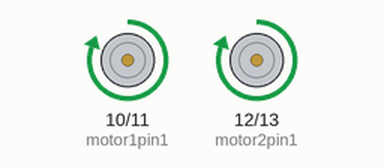
Simulated run of this sketch. Board: Arduino Uno, built with avr-gcc and run on an emulated ATmega328P. On the bench: motor-driver pin pairs drawn as motors (green arrow = first pin HIGH = forward, orange = second pin HIGH = backward, longer = more drive, scaled by the enable pin).

Above: at 1.2 s.
At 3.7 s:
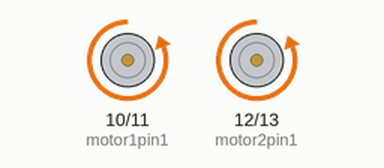
At 6.2 s:
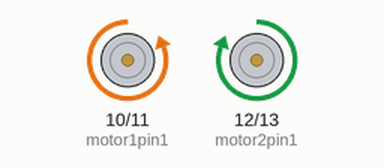
At 8.7 s:
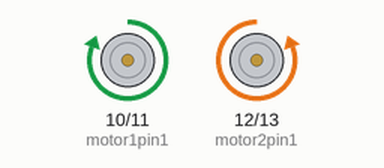
Timing chart, 0 to 13.0 s (numbered marks = the images above):
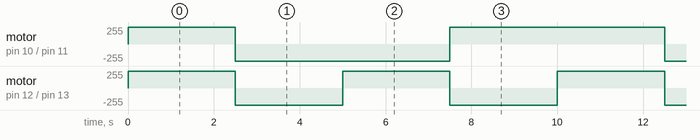

Measured:
- by itself, motor on pin 10 (motor1pin1) / pin 11 (motor1pin2): repeats every 10.0 s: backward 255/255 5.0 s, forward 255/255 5.0 s
- by itself, motor on pin 12 (motor2pin1) / pin 13 (motor2pin2): alternates forward 255/255 for 2.5 s and backward 255/255 for 2.5 s

The sketch:

MotorDriverTest.ino
```cpp
// MotorPin1 - D10
// MotorPin2 - D11
// MotorPin3 - D12
// MotorPin4 - D13
// ENA - D8
// ENB - D9

int motor1pin1 = 10;
int motor1pin2 = 11;

int motor2pin1 = 12;
int motor2pin2 = 13;

int ena = 8;
int enb = 9;

void setup() {
  // put your setup code here, to run once:
  pinMode(motor1pin1, OUTPUT);
  pinMode(motor1pin2, OUTPUT);
  pinMode(motor2pin1, OUTPUT);
  pinMode(motor2pin2, OUTPUT);
  pinMode(ena, OUTPUT);
  pinMode(enb, OUTPUT);
}

void loop() {
  // put your main code here, to run repeatedly:
  digitalWrite(ena, HIGH);
  digitalWrite(enb, HIGH);

  digitalWrite(motor1pin1, HIGH);
  digitalWrite(motor1pin2, LOW);
  digitalWrite(motor2pin1, HIGH);
  digitalWrite(motor2pin2, LOW);
  delay(2500);

  digitalWrite(motor1pin1, LOW);
  digitalWrite(motor1pin2, HIGH);
  digitalWrite(motor2pin1, LOW);
  digitalWrite(motor2pin2, HIGH);
  delay(2500);

  digitalWrite(motor1pin1, LOW);
  digitalWrite(motor1pin2, HIGH);
  digitalWrite(motor2pin1, HIGH);
  digitalWrite(motor2pin2, LOW);
  delay(2500);

  digitalWrite(motor1pin1, HIGH);
  digitalWrite(motor1pin2, LOW);
  digitalWrite(motor2pin1, LOW);
  digitalWrite(motor2pin2, HIGH);
  delay(2500);
}
```
